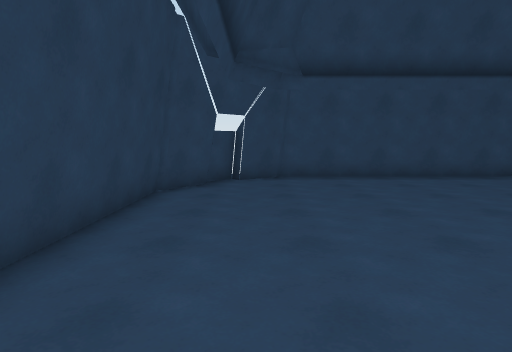
View 1 (above)

12 first-person views from a walk through a scene from a Unity 3-D project. The camera is 1.4 m above the floor, tilts 6° down and sees 75° across. The floor is counted in squares, 1 m on a side. Each view is taken from the middle of a square. On the plan, view 1 faces up. The plan holds only what a view shows up to about 15 squares ahead; the rest is blank. The place goes on beyond the plan. The player is left out.

View 2
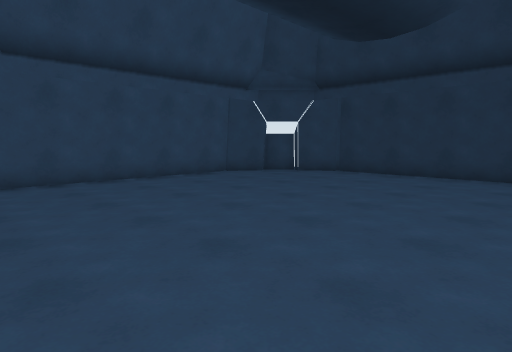

View 3
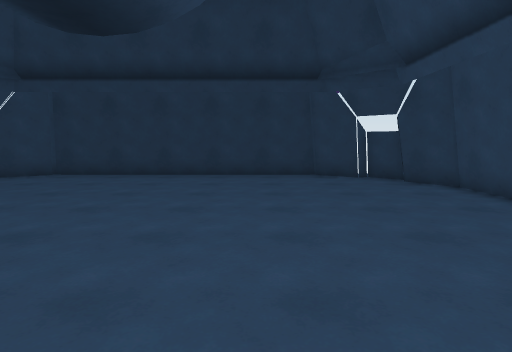

View 4
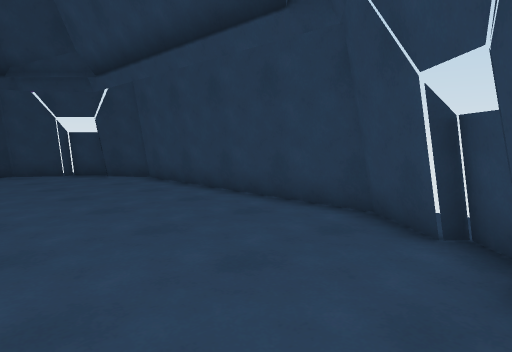

View 5
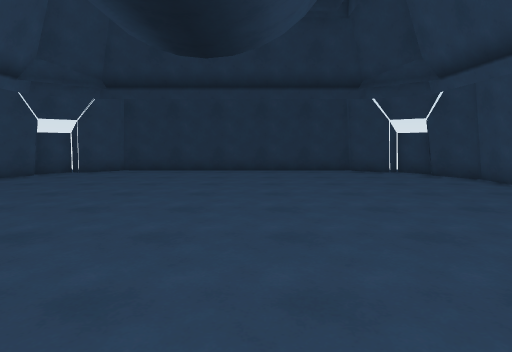

View 6
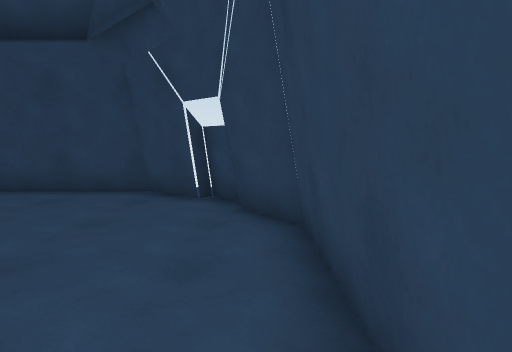

View 7
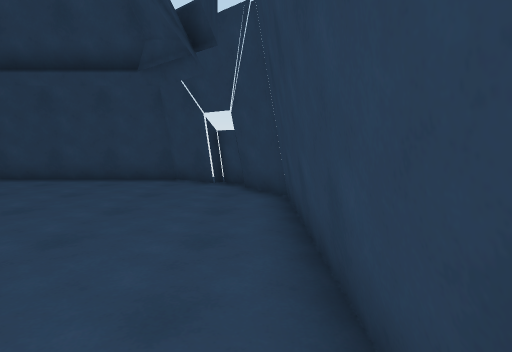

View 8
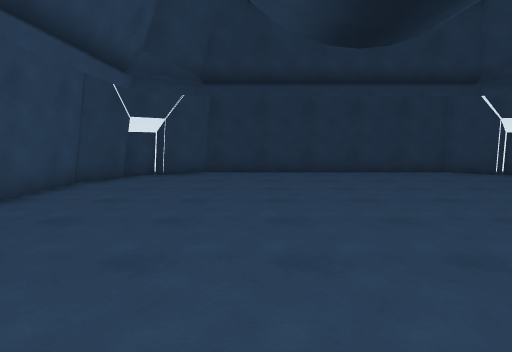

View 9
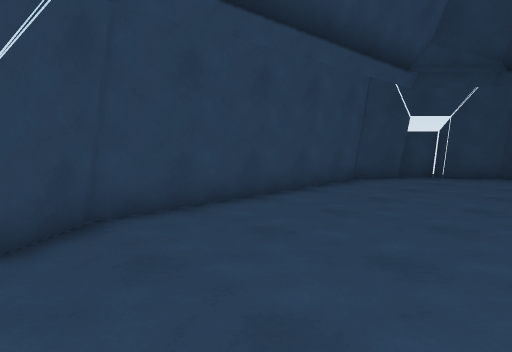

View 10
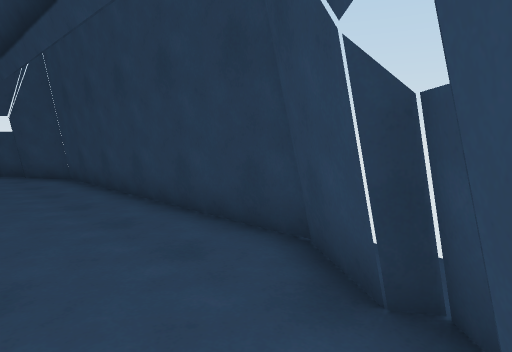

View 11
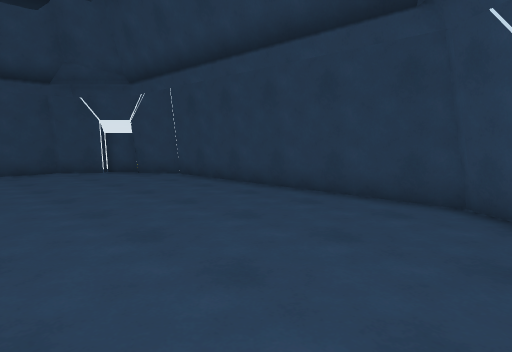

View 12
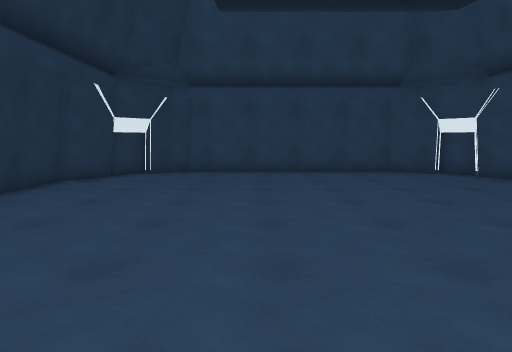

### Floor plan
Points are (right, up) in squares from view 1. A wall is a line through its corners. A room is listed if a view was taken in it or the views show most of it. See-through windows are left out.
Room 1 (views 1, 2, 3, 4, 5, 6, 7, 8, 9, 10, 11, 12)
walls: (-0.4, -3.8) (1, -4.8); (-0.6, 11.8) (-0.8, 12.1) (-1.7, 11.2) (-1.4, 10.7) (-2.5, 9.1) (-2.5, -1.2) (-1.4, -2.8); (-1.7, -3.3) (-0.7, -4.2); (0.8, -5) (10, -5) (11.4, -4) (11.7, -4.3) (12.8, -3.3) (12.6, -3); (11.4, 11.8) (9.9, 12.8) (1.1, 12.8) (-0.4, 11.7); (12.5, -2.8) (13.5, -1.4); (13.6, -1.6) (13.6, 9) (12.5, 10.7); (12.6, 10.9) (12.8, 11.3); (12.7, 11.1) (11.7, 12.1)
low walls: (-1.5, 10.9) (-2.8, 9.2) (-2.8, -1.3) (-1.6, -3); (-0.6, -4) (0.8, -5); (-1.8, -3.5) (-0.9, -4.4); (13.4, 9.7) (12.6, 10.9); (11.5, 11.9) (10, 13) (1.1, 13) (-0.6, 11.8); (12.6, -3) (13.6, -1.6); (12.4, 11.7) (11.9, 12.2); (12.8, 11.3) (12.5, 11.6)

Positions as (right, up) in squares from view 1, and headings:
1: (0, 0), facing up
2: (0, 1), facing up-right
3: (0, 1), facing right
4: (-2, 1), facing down-right
5: (-2, 3), facing right
6: (-2, 4), facing down
7: (-2, 7), facing down
8: (-1, 7), facing right
9: (-1, 7), facing up-right
10: (1, 12), facing down-left
11: (5, 11), facing down-left
12: (7, 10), facing down
